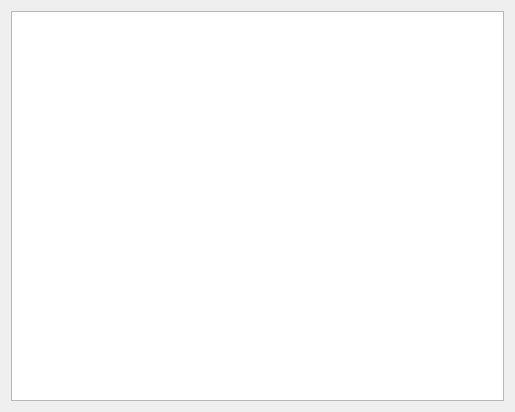
<?xml version="1.0" encoding="UTF-8"?>
<ui version="4.0">
 <class>DownloadedPostsDialog</class>
 <widget class="QDialog" name="DownloadedPostsDialog">
  <property name="geometry">
   <rect>
    <x>0</x>
    <y>0</y>
    <width>515</width>
    <height>412</height>
   </rect>
  </property>
  <property name="windowTitle">
   <string>Downloaded Posts</string>
  </property>
  <layout class="QHBoxLayout" name="horizontalLayout">
   <property name="sizeConstraint">
    <enum>QLayout::SetDefaultConstraint</enum>
   </property>
   <item>
    <widget class="QListWidget" name="downloadedPostsList">
     <property name="sizePolicy">
      <sizepolicy hsizetype="Expanding" vsizetype="Expanding">
       <horstretch>0</horstretch>
       <verstretch>0</verstretch>
      </sizepolicy>
     </property>
     <property name="contextMenuPolicy">
      <enum>Qt::ActionsContextMenu</enum>
     </property>
     <property name="verticalScrollMode">
      <enum>QAbstractItemView::ScrollPerPixel</enum>
     </property>
     <property name="resizeMode">
      <enum>QListView::Fixed</enum>
     </property>
     <property name="wordWrap">
      <bool>false</bool>
     </property>
    </widget>
   </item>
  </layout>
 </widget>
 <resources/>
 <connections/>
</ui>
